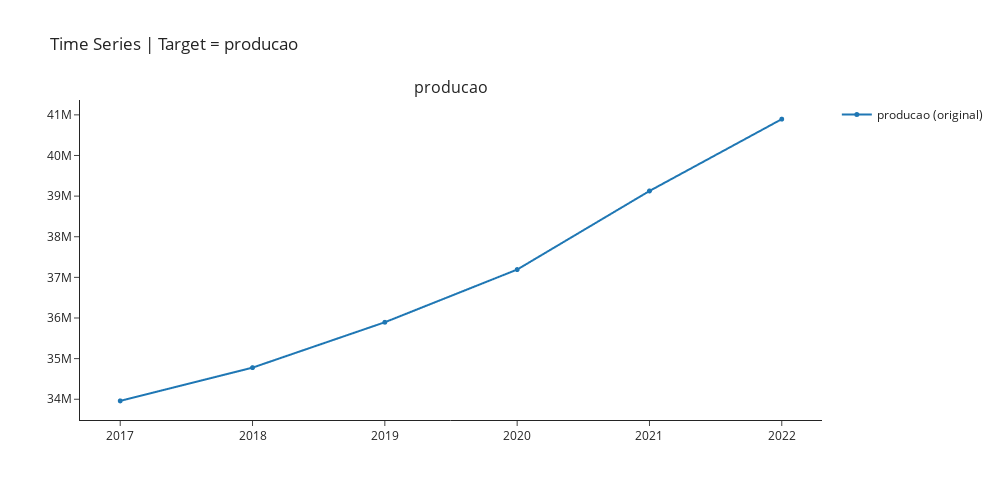

Notebook code for this chart:
### Code cell
exp.plot_model(plot="ts",fig_kwargs = {"height":500,"width":1000,"template": "simple_white","hoverinfo":"none","big_data_threshold":10})

### Figure 1 — Plotly figure (JSON) as saved in the notebook; plotly's stock layout.template omitted (floating-point values rounded to 4 significant figures)
{"data": [{"hoverinfo": "none", "line": {"width": 2}, "marker": {"size": 5}, "mode": "lines+markers", "name": "producao (original)", "type": "scattergl", "x": [2017, 2018, 2019, 2020, 2021, 2022], "xaxis": "x", "y": [33959879, 34777936, 35895207, 37191638, 39126269, 40894968], "yaxis": "y"}], "layout": {"annotations": [{"font": {"size": 16}, "showarrow": false, "text": "producao", "x": 0.5, "xanchor": "center", "xref": "paper", "y": 1, "yanchor": "bottom", "yref": "paper"}], "autosize": false, "height": 500, "showlegend": true, "title": {"text": "Time Series | Target = producao"}, "width": 1000, "xaxis": {"anchor": "y", "domain": [0, 1]}, "yaxis": {"anchor": "x", "domain": [0, 1]}}}
